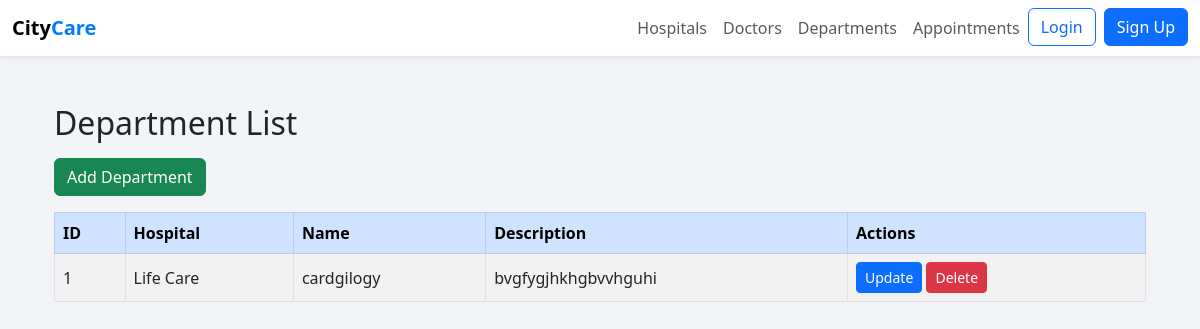
Page /hospitalinfo/depart_list/ on the earlier database version.
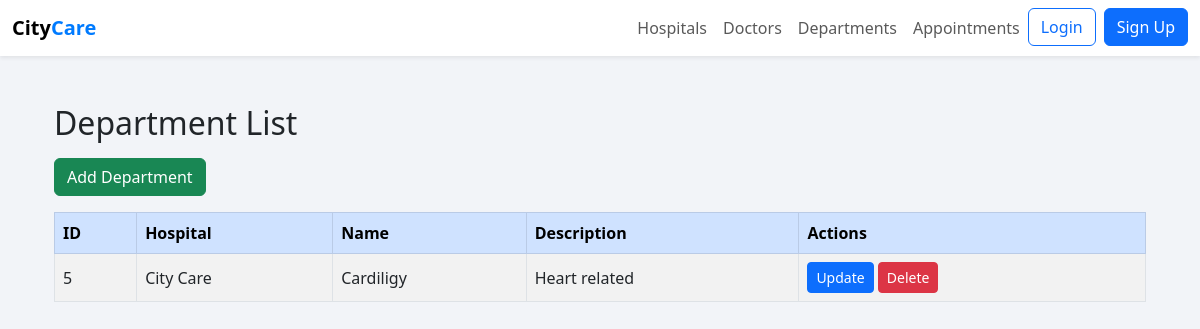
Same page on the later database version.
### hospitalinfo/models.py (models this page shows, shortened)
class Department(models.Model):
    deptid = models.AutoField(primary_key=True)
    hospital = models.ForeignKey(Hospital, on_delete=models.CASCADE, related_name="departments")
    name = models.CharField(max_length=100)
    description = models.TextField()

class Hospital(models.Model):
    hospitalid = models.AutoField(primary_key=True)
    name = models.CharField(max_length=255)
    address = models.TextField()
    city = models.CharField(max_length=100)
    state = models.CharField(max_length=100)
    contactnumber = models.CharField(max_length=20)
    email = models.EmailField()
    website = models.URLField(blank=True, null=True)
    rating = models.DecimalField(max_digits=2, decimal_places=1, null=True, blank=True)
    createdat = models.DateTimeField(auto_now_add=True)

### hospitalinfo/views.py (the view)
# urls.py: path('depart_list/', depart_list, name='depart_list'),
def depart_list(request):
    departments = Department.objects.all()
    return render(request, 'depart_list.html', {'departments': departments})

### templates/depart_list.html (shortened to what this page needs)
{% extends "base.html" %}
{% block content %}
<div class="container py-4">
    <h2 class="mb-3">Department List</h2>
    <a href="{% url 'hospitalinfo:add_depart' %}" class="btn btn-success mb-3">
        Add Department
    </a>
    <div class="table-responsive">
        <table class="table table-striped table-bordered align-middle">
            <thead class="table-primary">
            <tr>
                <th>ID</th>
                <th>Hospital</th>
                <th>Name</th>
                <th>Description</th>
                <th>Actions</th>
            </tr>
            </thead>
            <tbody>
            {% for department in departments %}
                <tr>
                    <td>{{ department.pk }}</td>
                    <td>{{ department.hospital.name }}</td>
                    <td>{{ department.name }}</td>
                    <td>{{ department.description }}</td>
                    <td>
                        <a href="{% url 'hospitalinfo:update_depart' depart_id=department.pk %}"
                           class="btn btn-sm btn-primary">
                            Update
                        </a>
                        <a href="{% url 'hospitalinfo:delete_depart' depart_id=department.pk %}"
                           class="btn btn-sm btn-danger"
                           onclick="return confirm('Delete this department?');">
                            Delete
                        </a>
                    </td>
                </tr>
            {% empty %}
                <tr>
                    <td colspan="5" class="text-center text-muted">
                        No departments found.
                    </td>
                </tr>
            {% endfor %}
            </tbody>
        </table>
    </div>
</div>
{% endblock %}

Differences in the rows shown:
removed Department: pk "1", hospital.name "Life Care", name "cardgilogy", description "bvgfygjhkhgbvvhguhi"
added Department: pk "5", hospital.name "City Care", name "Cardiligy", description "Heart related"
